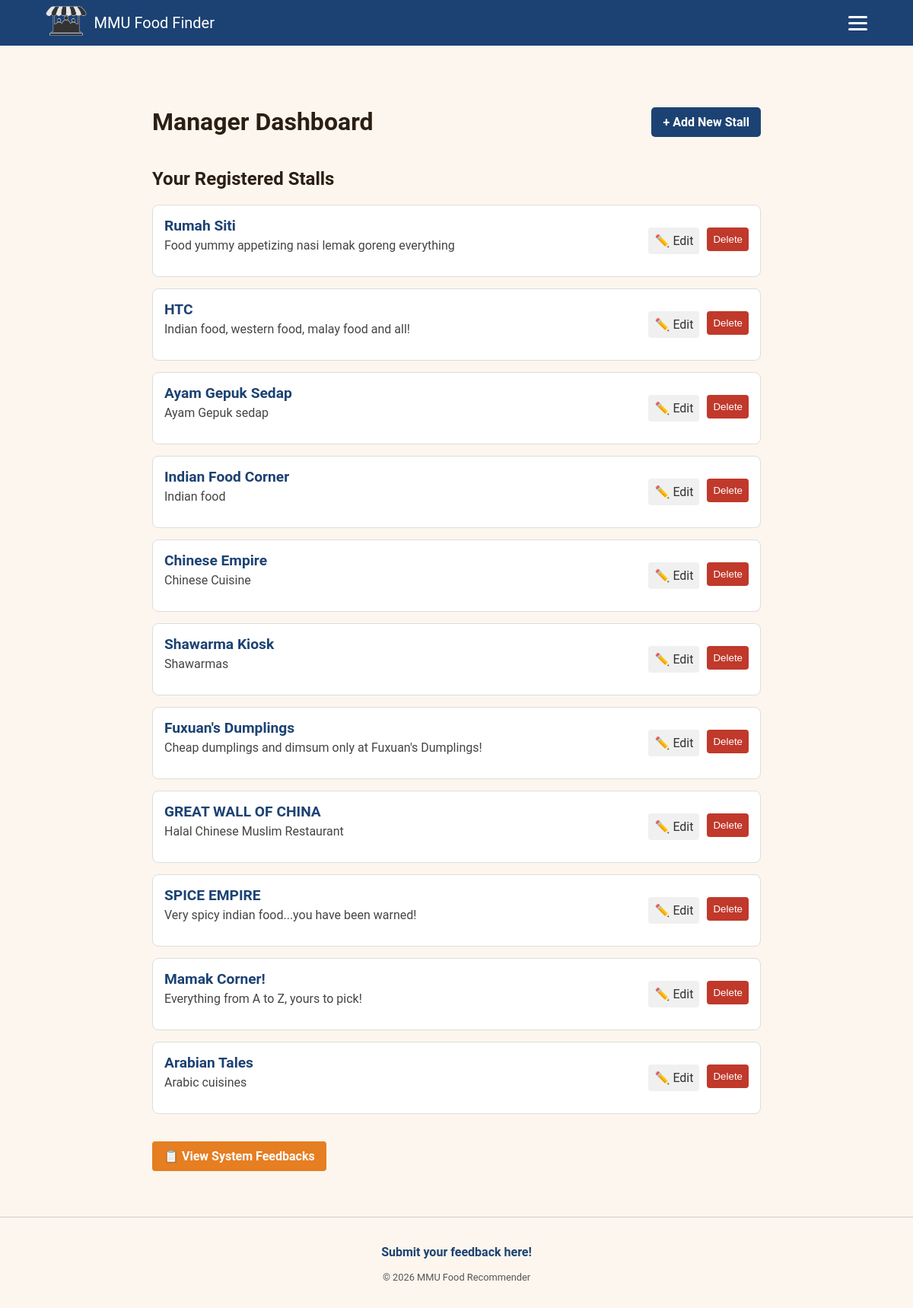
Page /manager_dashboard (signed in) on the committed database.
### app.py (models this page shows)
class Stall(db.Model):
    id = db.Column(db.Integer, primary_key=True)
    name = db.Column(db.String(120), nullable=False)
    location_id = db.Column(db.Integer, db.ForeignKey('location.id'), nullable=False)
    category = db.Column(db.String(100))
    description = db.Column(db.Text)
    manager_id = db.Column(db.Integer, db.ForeignKey('user.id'))
    food_type = db.Column(db.String(50))
    price_range = db.Column(db.String(10), nullable=False, default="RM")
    image_file = db.Column(db.String(100), nullable=False, default='default_stall.jpg')
    reviews = db.relationship('Review', backref='stall', cascade="all, delete-orphan", lazy=True)

### app.py (the view)
@app.route('/manager_dashboard')
@login_required
@role_required(['manager'])
def manager_dashboard():
    if current_user.role != 'manager':
        flash("Access denied. Managers only.")
        return redirect(url_for('home'))
    my_stalls = Stall.query.filter_by(manager_id=current_user.id).all()
    return render_template('manager_dashboard.html', stalls=my_stalls)

### app.py (called while the page is built)
@login_manager.user_loader
def load_user(user_id):
    return User.query.get(int(user_id))

def role_required(allowed_roles):
    def decorator(f):
        @wraps(f)
        def decorated_function(*args, **kwargs):
            if not current_user.is_authenticated or current_user.role not in allowed_roles:
                flash("Access denied. You do not have permission to view this page.")
                return redirect(url_for('home'))
            return f(*args, **kwargs)
        return decorated_function
    return decorator

### templates/manager_dashboard.html (shortened to what this page needs)
{% extends "base.html" %}
{% block body_class %}page-manager-dashboard{% endblock %}
{% block content %}
<main class="dashboard-container">
    <div class="dashboard-header">
        <h1>Manager Dashboard</h1>
        <a href="{{ url_for('add_stall') }}" class="add-btn">+ Add New Stall</a>
    </div>
    <h2>Your Registered Stalls</h2>
    <ul class="stall-list">
        {% for stall in stalls %}
            <li class="stall-item">
                <div>
                    <strong class="stall-name">{{ stall.name }}</strong>
                    <p class="stall-desc">{{ stall.description }}</p>
                </div>
                <div class="stall-actions">
                    <a href="{{ url_for('edit_stall', stall_id=stall.id) }}" class="btn-edit">✏️ Edit</a>
                    <form action="{{ url_for('delete_stall', stall_id=stall.id) }}" method="POST">
                        <button type="submit" onclick="return confirm('Are you sure?')" class="btn-delete">Delete</button>
                    </form>
                </div>
            </li>
        {% else %}
            <li class="no-stalls">
                No stalls registered yet. <a href="{{ url_for('add_stall') }}">Add one now.</a>
            </li>
        {% endfor %}
    </ul>
    <a href="{{ url_for('view_feedback') }}" style="display: inline-block; background: #e67e22; color: white; padding: 10px 15px; text-decoration: none; border-radius: 4px; font-weight: bold; margin-top: 20px;">
        📋 View System Feedbacks
    </a>
</main>
{% endblock %}

### static/style.css (style rules this page uses)
:root { --primary: #1c4273; --navy-dark: #153256; --navy: #1c4273; --blue-mid: #578ef4; --cream: #fdf6ee; --warm-white: #fff9f2; --orange: #e07b39; --orange-light: #fde8cc; --dark: #2b1f14; --mid: #6b4f35; --muted: #a08060; --border: #e2cdb5; --green: #3d7a56; --green-light: #e4f2ea; --gold: #f0a500; --red: #e0473e; --shadow: 0 2px 12px rgba(43, 31, 20, 0.08); --shadow-md: 0 4px 20px rgba(43, 31, 20, 0.13); }
body { font-family: 'Roboto', sans-serif; background-color: var(--cream); color: var(--dark); min-height: 100vh;margin: 0;padding: 0; }
.page-manager-dashboard .dashboard-container { max-width: 800px; margin: 40px auto; padding: 20px; }
.page-manager-dashboard .dashboard-header { display: flex; justify-content: space-between; align-items: center; margin-bottom: 20px; }
.page-manager-dashboard .add-btn { background: #1c4273; color: white; padding: 10px 15px; text-decoration: none; border-radius: 5px; font-weight: bold; }
.page-manager-dashboard .stall-list { list-style: none; padding: 0; }
.page-manager-dashboard .stall-item { background: #fff; margin-bottom: 15px; padding: 15px; border-radius: 8px; border: 1px solid #ddd; display: flex; justify-content: space-between; align-items: center; }
.page-manager-dashboard .stall-name { font-size: 1.2rem; color: #1c4273; }
.page-manager-dashboard .stall-desc { margin-top: 5px; color: #444; }
.page-manager-dashboard .stall-actions { display: flex; gap: 10px; }
.page-manager-dashboard .btn-edit { background: #f0f0f0; padding: 8px; text-decoration: none; border-radius: 4px; color: #333; }
.page-manager-dashboard .btn-delete { background: #c0392b; color: white; border: none; padding: 8px; border-radius: 4px; cursor: pointer; }

### rows in the picture
Stall: name "Rumah Siti", description "Food yummy appetizing nasi lemak goreng everything"
Stall: name "HTC", description "Indian food, western food, malay food and all!"
Stall: name "Ayam Gepuk Sedap", description "Ayam Gepuk sedap"
Stall: name "Indian Food Corner", description "Indian food"
Stall: name "Chinese Empire", description "Chinese Cuisine"
Stall: name "Shawarma Kiosk", description "Shawarmas"
Stall: name "Fuxuan's Dumplings", description "Cheap dumplings and dimsum only at Fuxuan's Dumplings!"
Stall: name "GREAT WALL OF CHINA", description "Halal Chinese Muslim Restaurant"
Stall: name "SPICE EMPIRE", description "Very spicy indian food...you have been warned!"
Stall: name "Mamak Corner!", description "Everything from A to Z, yours to pick!"
Stall: name "Arabian Tales", description "Arabic cuisines"
